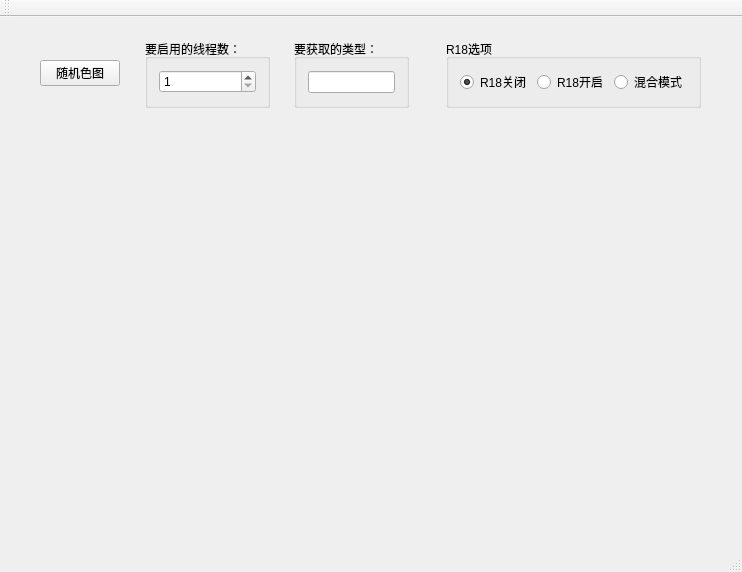
<?xml version="1.0" encoding="UTF-8"?>
<ui version="4.0">
 <class>setuapiClass</class>
 <widget class="QMainWindow" name="setuapiClass">
  <property name="windowModality">
   <enum>Qt::NonModal</enum>
  </property>
  <property name="geometry">
   <rect>
    <x>0</x>
    <y>0</y>
    <width>742</width>
    <height>572</height>
   </rect>
  </property>
  <property name="windowTitle">
   <string>色图获取器</string>
  </property>
  <property name="windowIcon">
   <iconset resource="setuapi.qrc">
    <normaloff>:/setuapi/tubiao</normaloff>:/setuapi/tubiao</iconset>
  </property>
  <widget class="QWidget" name="centralWidget">
   <layout class="QVBoxLayout" name="verticalLayout">
    <item>
     <widget class="QWidget" name="widget" native="true">
      <property name="sizePolicy">
       <sizepolicy hsizetype="Preferred" vsizetype="Fixed">
        <horstretch>0</horstretch>
        <verstretch>0</verstretch>
       </sizepolicy>
      </property>
      <layout class="QHBoxLayout" name="horizontalLayout">
       <item>
        <spacer name="horizontalSpacer_2">
         <property name="orientation">
          <enum>Qt::Horizontal</enum>
         </property>
         <property name="sizeHint" stdset="0">
          <size>
           <width>40</width>
           <height>20</height>
          </size>
         </property>
        </spacer>
       </item>
       <item>
        <widget class="QPushButton" name="pushButton">
         <property name="text">
          <string>随机色图</string>
         </property>
        </widget>
       </item>
       <item>
        <spacer name="horizontalSpacer">
         <property name="orientation">
          <enum>Qt::Horizontal</enum>
         </property>
         <property name="sizeHint" stdset="0">
          <size>
           <width>40</width>
           <height>20</height>
          </size>
         </property>
        </spacer>
       </item>
       <item>
        <widget class="QGroupBox" name="groupBox_3">
         <property name="title">
          <string>要启用的线程数：</string>
         </property>
         <layout class="QVBoxLayout" name="verticalLayout_3">
          <item>
           <widget class="QSpinBox" name="spinBox">
            <property name="minimum">
             <number>1</number>
            </property>
            <property name="maximum">
             <number>200</number>
            </property>
           </widget>
          </item>
         </layout>
        </widget>
       </item>
       <item>
        <spacer name="horizontalSpacer_4">
         <property name="orientation">
          <enum>Qt::Horizontal</enum>
         </property>
         <property name="sizeHint" stdset="0">
          <size>
           <width>40</width>
           <height>20</height>
          </size>
         </property>
        </spacer>
       </item>
       <item>
        <widget class="QGroupBox" name="groupBox_2">
         <property name="title">
          <string>要获取的类型：</string>
         </property>
         <layout class="QVBoxLayout" name="verticalLayout_2">
          <item>
           <widget class="QLineEdit" name="lineEdit"/>
          </item>
         </layout>
        </widget>
       </item>
       <item>
        <widget class="QLabel" name="label_2">
         <property name="text">
          <string/>
         </property>
        </widget>
       </item>
       <item>
        <spacer name="horizontalSpacer_5">
         <property name="orientation">
          <enum>Qt::Horizontal</enum>
         </property>
         <property name="sizeHint" stdset="0">
          <size>
           <width>40</width>
           <height>20</height>
          </size>
         </property>
        </spacer>
       </item>
       <item>
        <widget class="QGroupBox" name="groupBox">
         <property name="layoutDirection">
          <enum>Qt::LeftToRight</enum>
         </property>
         <property name="autoFillBackground">
          <bool>false</bool>
         </property>
         <property name="title">
          <string>R18选项</string>
         </property>
         <layout class="QHBoxLayout" name="horizontalLayout_4">
          <item>
           <widget class="QRadioButton" name="radioButton">
            <property name="text">
             <string>R18关闭</string>
            </property>
            <property name="checked">
             <bool>true</bool>
            </property>
           </widget>
          </item>
          <item>
           <widget class="QRadioButton" name="radioButton_2">
            <property name="text">
             <string>R18开启</string>
            </property>
           </widget>
          </item>
          <item>
           <widget class="QRadioButton" name="radioButton_3">
            <property name="text">
             <string>混合模式</string>
            </property>
           </widget>
          </item>
         </layout>
        </widget>
       </item>
       <item>
        <spacer name="horizontalSpacer_3">
         <property name="orientation">
          <enum>Qt::Horizontal</enum>
         </property>
         <property name="sizeHint" stdset="0">
          <size>
           <width>40</width>
           <height>20</height>
          </size>
         </property>
        </spacer>
       </item>
      </layout>
     </widget>
    </item>
    <item>
     <widget class="QWidget" name="widget_2" native="true">
      <layout class="QHBoxLayout" name="horizontalLayout_2">
       <property name="leftMargin">
        <number>0</number>
       </property>
       <property name="topMargin">
        <number>0</number>
       </property>
       <property name="rightMargin">
        <number>0</number>
       </property>
       <property name="bottomMargin">
        <number>0</number>
       </property>
       <item>
        <widget class="QLabel" name="label">
         <property name="text">
          <string/>
         </property>
        </widget>
       </item>
      </layout>
     </widget>
    </item>
   </layout>
  </widget>
  <widget class="QMenuBar" name="menuBar">
   <property name="geometry">
    <rect>
     <x>0</x>
     <y>0</y>
     <width>742</width>
     <height>23</height>
    </rect>
   </property>
  </widget>
  <widget class="QToolBar" name="mainToolBar">
   <attribute name="toolBarArea">
    <enum>TopToolBarArea</enum>
   </attribute>
   <attribute name="toolBarBreak">
    <bool>false</bool>
   </attribute>
  </widget>
  <widget class="QStatusBar" name="statusBar"/>
 </widget>
 <layoutdefault spacing="6" margin="11"/>
 <resources>
  <include location="setuapi.qrc"/>
 </resources>
 <connections/>
</ui>
